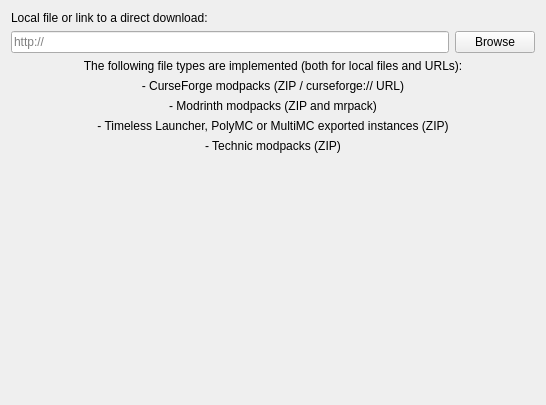
<?xml version="1.0" encoding="UTF-8"?>
<ui version="4.0">
 <class>ImportPage</class>
 <widget class="QWidget" name="ImportPage">
  <property name="geometry">
   <rect>
    <x>0</x>
    <y>0</y>
    <width>546</width>
    <height>405</height>
   </rect>
  </property>
  <layout class="QGridLayout" name="gridLayout">
   <item row="2" column="0">
    <widget class="QLineEdit" name="modpackEdit">
     <property name="placeholderText">
      <string notr="true">http://</string>
     </property>
    </widget>
   </item>
   <item row="2" column="1">
    <widget class="QPushButton" name="modpackBtn">
     <property name="text">
      <string>Browse</string>
     </property>
    </widget>
   </item>
   <item row="3" column="0" rowspan="2" colspan="2">
    <layout class="QVBoxLayout" name="verticalLayout">
     <item>
      <widget class="QLabel" name="label">
       <property name="text">
        <string>The following file types are implemented (both for local files and URLs):</string>
       </property>
       <property name="alignment">
        <set>Qt::AlignCenter</set>
       </property>
      </widget>
     </item>
     <item>
      <widget class="QLabel" name="label_5">
       <property name="text">
        <string>- CurseForge modpacks (ZIP / curseforge:// URL)</string>
       </property>
       <property name="alignment">
        <set>Qt::AlignCenter</set>
       </property>
      </widget>
     </item>
     <item>
      <widget class="QLabel" name="label_3">
       <property name="text">
        <string>- Modrinth modpacks (ZIP and mrpack)</string>
       </property>
       <property name="alignment">
        <set>Qt::AlignCenter</set>
       </property>
      </widget>
     </item>
     <item>
      <widget class="QLabel" name="label_2">
       <property name="text">
        <string>- Timeless Launcher, PolyMC or MultiMC exported instances (ZIP)</string>
       </property>
       <property name="alignment">
        <set>Qt::AlignCenter</set>
       </property>
      </widget>
     </item>
     <item>
      <widget class="QLabel" name="label_4">
       <property name="text">
        <string>- Technic modpacks (ZIP)</string>
       </property>
       <property name="alignment">
        <set>Qt::AlignCenter</set>
       </property>
      </widget>
     </item>
    </layout>
   </item>
   <item row="5" column="0" colspan="2">
    <spacer name="verticalSpacer">
     <property name="orientation">
      <enum>Qt::Vertical</enum>
     </property>
     <property name="sizeHint" stdset="0">
      <size>
       <width>20</width>
       <height>40</height>
      </size>
     </property>
    </spacer>
   </item>
   <item row="0" column="0" colspan="2">
    <widget class="QLabel" name="modpackLabel">
     <property name="text">
      <string>Local file or link to a direct download:</string>
     </property>
    </widget>
   </item>
  </layout>
 </widget>
 <resources/>
 <connections/>
</ui>
